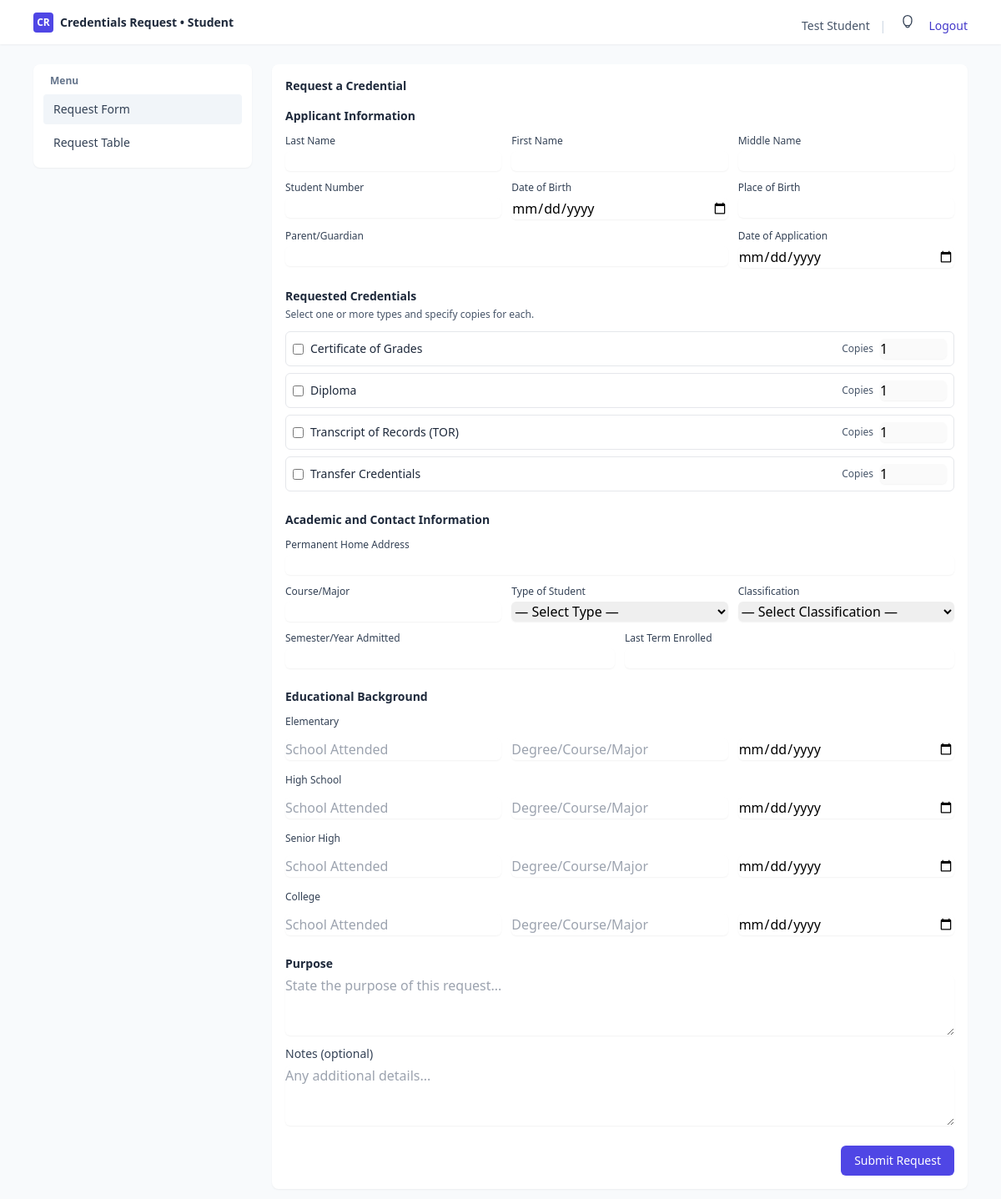
Page /student/dashboard.php (signed in) on the earlier database version.
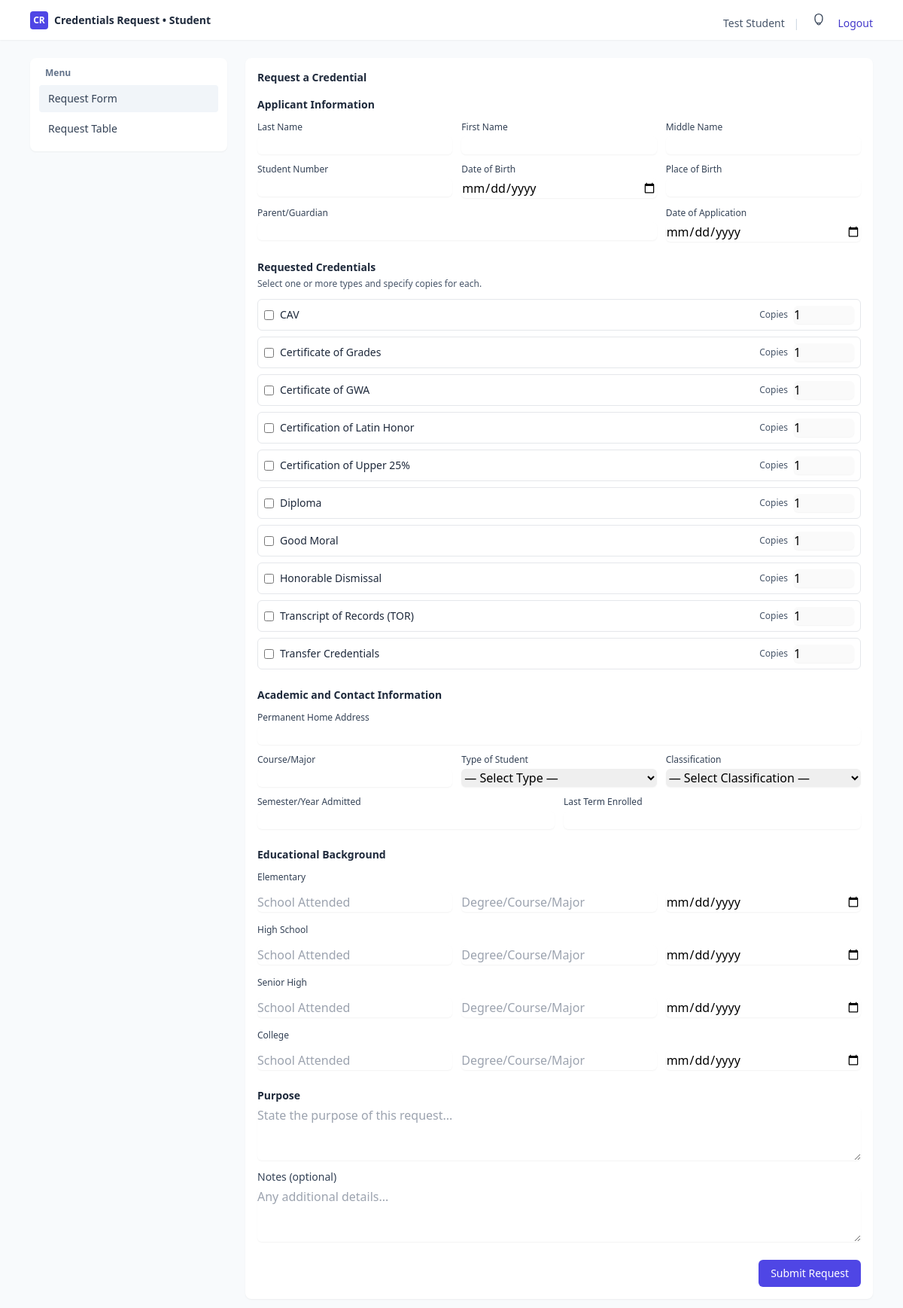
Same page on the later database version.
### tables this page shows
CREATE TABLE IF NOT EXISTS `request_types` (
  `id` TINYINT UNSIGNED AUTO_INCREMENT PRIMARY KEY,
  `code` VARCHAR(64) NOT NULL UNIQUE,
  `name` VARCHAR(128) NOT NULL
);

### student/dashboard.php (the view, shortened to what this page needs)
<?php
$pdo = get_db();
$request_types = [];
try {
  $rt = $pdo->query('SELECT code, name FROM request_types ORDER BY name');
  $rows = $rt->fetchAll();
  if (is_array($rows)) {
    foreach ($rows as $row) {
      $request_types[] = [
        'code' => (string)$row['code'],
        'name' => (string)$row['name'],
      ];
    }
  }
} catch (Throwable $e) {
  $request_types = [
    ['code' => 'tor', 'name' => 'Transcript of Records (TOR)'],
    ['code' => 'certificate_of_grades', 'name' => 'Certificate of Grades'],
    ['code' => 'diploma', 'name' => 'Diploma'],
  ];
}
?>
<!doctype html>
<html lang="en">
  <head>
    <script src="https://cdn.tailwindcss.com"></script>
  </head>
  <body class="min-h-screen bg-slate-50">
    <header class="bg-white shadow-sm">
      <div class="max-w-6xl mx-auto px-4 py-3 flex items-center justify-between">
        <div class="flex items-center gap-2">
          <span class="inline-flex h-6 w-6 items-center justify-center rounded bg-indigo-600 text-white text-xs font-bold">CR</span>
          <span class="text-sm font-semibold text-slate-800">Credentials Request • Student</span>
        </div>
        <div class="text-sm text-slate-600 relative">
          <?= htmlspecialchars($_SESSION['user_name'] ?? 'Student') ?>
          <span class="mx-2 text-slate-300">|</span>
          <button id="notif-btn" type="button" class="relative inline-flex items-center justify-center rounded-full p-1 hover:bg-slate-100" aria-label="Notifications">
          </button>
          <a href="../logout.php" class="ml-2 text-indigo-700 hover:text-indigo-900">Logout</a>
        </div>
      </div>
    </header>
    <div class="max-w-6xl mx-auto px-4 py-6 grid grid-cols-1 md:grid-cols-12 gap-6">
      <aside class="md:col-span-3">
        <nav class="bg-white rounded-lg shadow-sm p-3 sticky top-4">
          <p class="px-2 pb-2 text-xs font-semibold text-slate-500">Menu</p>
          <ul class="space-y-1">
            <li>
              <a href="#" data-target="request-form" class="block rounded px-3 py-2 text-sm text-slate-700 hover:bg-slate-100">Request Form</a>
            </li>
            <li>
              <a href="#" data-target="request-table" class="block rounded px-3 py-2 text-sm text-slate-700 hover:bg-slate-100">Request Table</a>
            </li>
          </ul>
        </nav>
      </aside>
      <main class="md:col-span-9 space-y-6">
        <div class="bg-white rounded-lg shadow-sm p-4">
          <section id="request-form" class="js-section">
            <h2 class="text-sm font-semibold text-slate-800 mb-4">Request a Credential</h2>
            <form action="submit_request.php" method="post" class="space-y-6">
              <div>
                <h3 class="text-sm font-semibold text-slate-800">Applicant Information</h3>
                <div class="mt-3 grid grid-cols-1 md:grid-cols-3 gap-3">
                  <div>
                    <label class="block text-xs font-medium text-slate-700">Last Name</label>
                    <input type="text" name="last_name" required class="mt-1 block w-full rounded-md border-slate-300 shadow-sm" />
                  </div>
                  <div>
                    <label class="block text-xs font-medium text-slate-700">First Name</label>
                    <input type="text" name="first_name" required class="mt-1 block w-full rounded-md border-slate-300 shadow-sm" />
                  </div>
                  <div>
                    <label class="block text-xs font-medium text-slate-700">Middle Name</label>
                    <input type="text" name="middle_name" required class="mt-1 block w-full rounded-md border-slate-300 shadow-sm" />
                  </div>
                </div>
                <div class="mt-3 grid grid-cols-1 md:grid-cols-3 gap-3">
                  <div>
                    <label class="block text-xs font-medium text-slate-700">Student Number</label>
                    <input type="text" name="student_number" required class="mt-1 block w-full rounded-md border-slate-300 shadow-sm" />
                  </div>
                  <div>
                    <label class="block text-xs font-medium text-slate-700">Date of Birth</label>
                    <input type="date" name="date_of_birth" required class="mt-1 block w-full rounded-md border-slate-300 shadow-sm" />
                  </div>
                  <div>
                    <label class="block text-xs font-medium text-slate-700">Place of Birth</label>
                    <input type="text" name="place_of_birth" required class="mt-1 block w-full rounded-md border-slate-300 shadow-sm" />
                  </div>
                </div>
                <div class="mt-3 grid grid-cols-1 md:grid-cols-3 gap-3">
                  <div class="md:col-span-2">
                    <label class="block text-xs font-medium text-slate-700">Parent/Guardian</label>
                    <input type="text" name="parent_guardian" required class="mt-1 block w-full rounded-md border-slate-300 shadow-sm" />
                  </div>
                  <div>
                    <label class="block text-xs font-medium text-slate-700">Date of Application</label>
                    <input type="date" name="date_of_application" required class="mt-1 block w-full rounded-md border-slate-300 shadow-sm" />
                  </div>
                </div>
              </div>
              <div>
                <h3 class="text-sm font-semibold text-slate-800">Requested Credentials</h3>
                <p class="mt-1 text-xs text-slate-600">Select one or more types and specify copies for each.</p>
                <div class="mt-3 space-y-2">
                  <?php if (!empty($request_types)): ?>
                    <?php foreach ($request_types as $rt): ?>
                      <div class="flex items-center justify-between gap-3 border rounded-md p-2">
                        <label class="flex items-center gap-2">
                          <input type="checkbox" name="request_types[]" value="<?= htmlspecialchars($rt['code']) ?>" class="rt-checkbox">
                          <span class="text-sm text-slate-800"><?= htmlspecialchars($rt['name']) ?></span>
                        </label>
                        <div class="flex items-center gap-2">
                          <span class="text-xs text-slate-600">Copies</span>
                          <input type="number" min="1" value="1" name="copies[<?= htmlspecialchars($rt['code']) ?>]" class="rt-copies w-20 rounded-md border-slate-300 shadow-sm" disabled>
                        </div>
                      </div>
                    <?php endforeach; ?>
                  <?php else: ?>
                    <p class="text-sm text-slate-600">No request types available.</p>
                  <?php endif; ?>
                </div>
              </div>
              <div>
                <h3 class="text-sm font-semibold text-slate-800">Academic and Contact Information</h3>
                <div class="mt-3">
                  <label class="block text-xs font-medium text-slate-700">Permanent Home Address</label>
                  <input type="text" name="permanent_address" required class="mt-1 block w-full rounded-md border-slate-300 shadow-sm" />
                </div>
                <div class="mt-3 grid grid-cols-1 md:grid-cols-3 gap-3">
                  <div>
                    <label class="block text-xs font-medium text-slate-700">Course/Major</label>
                    <input type="text" name="course_major" required class="mt-1 block w-full rounded-md border-slate-300 shadow-sm" />
                  </div>
                  <div>
                    <label class="block text-xs font-medium text-slate-700">Type of Student</label>
                    <select name="student_type" required class="mt-1 block w-full rounded-md border-slate-300 shadow-sm">
                      <option value="" disabled selected>— Select Type —</option>
                    </select>
                  </div>
                  <div>
                    <label class="block text-xs font-medium text-slate-700">Classification</label>
                    <select name="classification" required class="mt-1 block w-full rounded-md border-slate-300 shadow-sm">
                      <option value="" disabled selected>— Select Classification —</option>
                    </select>
                  </div>
                </div>
                <div class="mt-3 grid grid-cols-1 md:grid-cols-2 gap-3">
                  <div>
                    <label class="block text-xs font-medium text-slate-700">Semester/Year Admitted</label>
                    <input type="text" name="semester_year_admitted" required class="mt-1 block w-full rounded-md border-slate-300 shadow-sm" />
                  </div>
                  <div>
                    <label class="block text-xs font-medium text-slate-700">Last Term Enrolled</label>
                    <input type="text" name="last_term_enrolled" required class="mt-1 block w-full rounded-md border-slate-300 shadow-sm" />
                  </div>
                </div>
              </div>
              <div>
                <h3 class="text-sm font-semibold text-slate-800">Educational Background</h3>
                <div class="mt-3 space-y-4">
                  <div>
                    <p class="text-xs font-medium text-slate-700">Elementary</p>
                    <div class="mt-2 grid grid-cols-1 md:grid-cols-3 gap-3">
                      <input type="text" name="elementary_school" required placeholder="School Attended" class="mt-1 block w-full rounded-md border-slate-300 shadow-sm" />
                      <input type="text" name="elementary_degree" required placeholder="Degree/Course/Major" class="mt-1 block w-full rounded-md border-slate-300 shadow-sm" />
                      <input type="date" name="elementary_grad_date" required placeholder="Date of Graduation" class="mt-1 block w-full rounded-md border-slate-300 shadow-sm" />
                    </div>
                  </div>
                  <div>
                    <p class="text-xs font-medium text-slate-700">High School</p>
                    <div class="mt-2 grid grid-cols-1 md:grid-cols-3 gap-3">
                      <input type="text" name="high_school" required placeholder="School Attended" class="mt-1 block w-full rounded-md border-slate-300 shadow-sm" />
                      <input type="text" name="high_school_degree" required placeholder="Degree/Course/Major" class="mt-1 block w-full rounded-md border-slate-300 shadow-sm" />
                      <input type="date" name="high_school_grad_date" required placeholder="Date of Graduation" class="mt-1 block w-full rounded-md border-slate-300 shadow-sm" />
                    </div>
                  </div>
                  <div>
                    <p class="text-xs font-medium text-slate-700">Senior High</p>
                    <div class="mt-2 grid grid-cols-1 md:grid-cols-3 gap-3">
                      <input type="text" name="senior_high" required placeholder="School Attended" class="mt-1 block w-full rounded-md border-slate-300 shadow-sm" />
                      <input type="text" name="senior_high_degree" required placeholder="Degree/Course/Major" class="mt-1 block w-full rounded-md border-slate-300 shadow-sm" />
                      <input type="date" name="senior_high_grad_date" required placeholder="Date of Graduation" class="mt-1 block w-full rounded-md border-slate-300 shadow-sm" />
                    </div>
                  </div>
                  <div>
                    <p class="text-xs font-medium text-slate-700">College</p>
                    <div class="mt-2 grid grid-cols-1 md:grid-cols-3 gap-3">
                      <input type="text" name="college" required placeholder="School Attended" class="mt-1 block w-full rounded-md border-slate-300 shadow-sm" />
                      <input type="text" name="college_degree" required placeholder="Degree/Course/Major" class="mt-1 block w-full rounded-md border-slate-300 shadow-sm" />
                      <input type="date" name="college_grad_date" required placeholder="Date of Graduation" class="mt-1 block w-full rounded-md border-slate-300 shadow-sm" />
                    </div>
                  </div>
                </div>
              </div>
              <div>
                <h3 class="text-sm font-semibold text-slate-800">Purpose</h3>
                <textarea name="purpose" rows="3" required class="mt-1 block w-full rounded-md border-slate-300 shadow-sm" placeholder="State the purpose of this request..."></textarea>
                <label class="mt-3 block text-sm font-medium text-slate-700">Notes (optional)</label>
                <textarea name="notes" rows="3" class="mt-1 block w-full rounded-md border-slate-300 shadow-sm" placeholder="Any additional details..."></textarea>
              </div>
              <div class="flex justify-end">
                <button type="submit" class="inline-flex justify-center rounded-md bg-indigo-600 px-4 py-2 text-white text-sm font-medium hover:bg-indigo-700">Submit Request</button>
              </div>
            </form>
          </section>
        </div>
      </main>
    </div>
  </body>
  </html>

Differences in the rows shown:
added request_types: name "CAV"
added request_types: name "Certificate of GWA"
added request_types: name "Certification of Latin Honor"
added request_types: name "Certification of Upper 25%"
added request_types: name "Good Moral"
added request_types: name "Honorable Dismissal"
